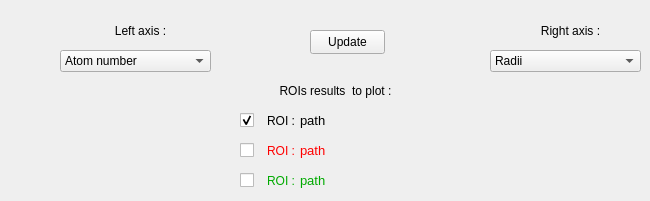
          <widget class="QWidget" name="tab_5">
           <attribute name="title">
            <string>Plot</string>
           </attribute>
           <widget class="QComboBox" name="Imaging__plotLeftAxisVar">
            <property name="geometry">
             <rect>
              <x>60</x>
              <y>50</y>
              <width>151</width>
              <height>22</height>
             </rect>
            </property>
            <property name="editable">
             <bool>false</bool>
            </property>
            <property name="currentIndex">
             <number>0</number>
            </property>
            <item>
             <property name="text">
              <string>Atom number</string>
             </property>
            </item>
            <item>
             <property name="text">
              <string>Radii</string>
             </property>
            </item>
            <item>
             <property name="text">
              <string>Positions</string>
             </property>
            </item>
            <item>
             <property name="text">
              <string>Temperature</string>
             </property>
            </item>
            <item>
             <property name="text">
              <string>Lifetime</string>
             </property>
            </item>
            <item>
             <property name="text">
              <string>None</string>
             </property>
            </item>
           </widget>
           <widget class="QLabel" name="label_118">
            <property name="geometry">
             <rect>
              <x>100</x>
              <y>20</y>
              <width>81</width>
              <height>21</height>
             </rect>
            </property>
            <property name="text">
             <string>Left axis :</string>
            </property>
            <property name="alignment">
             <set>Qt::AlignCenter</set>
            </property>
           </widget>
           <widget class="QCheckBox" name="Imaging__plotROIblack">
            <property name="geometry">
             <rect>
              <x>240</x>
              <y>110</y>
              <width>21</width>
              <height>21</height>
             </rect>
            </property>
            <property name="acceptDrops">
             <bool>false</bool>
            </property>
            <property name="text">
             <string/>
            </property>
            <property name="checked">
             <bool>true</bool>
            </property>
           </widget>
           <widget class="QLabel" name="plot_ROIblackDescription">
            <property name="geometry">
             <rect>
              <x>300</x>
              <y>110</y>
              <width>111</width>
              <height>21</height>
             </rect>
            </property>
            <property name="font">
             <font>
              <pointsize>10</pointsize>
              <weight>50</weight>
              <bold>false</bold>
             </font>
            </property>
            <property name="text">
             <string>path</string>
            </property>
            <property name="alignment">
             <set>Qt::AlignLeading|Qt::AlignLeft|Qt::AlignVCenter</set>
            </property>
           </widget>
           <widget class="QLabel" name="label_199">
            <property name="geometry">
             <rect>
              <x>260</x>
              <y>110</y>
              <width>42</width>
              <height>22</height>
             </rect>
            </property>
            <property name="text">
             <string>ROI :</string>
            </property>
            <property name="alignment">
             <set>Qt::AlignCenter</set>
            </property>
           </widget>
           <widget class="QCheckBox" name="Imaging__plotROIred">
            <property name="geometry">
             <rect>
              <x>240</x>
              <y>140</y>
              <width>21</width>
              <height>21</height>
             </rect>
            </property>
            <property name="acceptDrops">
             <bool>false</bool>
            </property>
            <property name="text">
             <string/>
            </property>
            <property name="checked">
             <bool>false</bool>
            </property>
           </widget>
           <widget class="QLabel" name="label_200">
            <property name="geometry">
             <rect>
              <x>260</x>
              <y>140</y>
              <width>42</width>
              <height>22</height>
             </rect>
            </property>
            <property name="text">
             <string>&lt;html&gt;&lt;head/&gt;&lt;body&gt;&lt;p&gt;&lt;span style=&quot; color:#ff0000;&quot;&gt;ROI :&lt;/span&gt;&lt;/p&gt;&lt;/body&gt;&lt;/html&gt;</string>
            </property>
            <property name="alignment">
             <set>Qt::AlignCenter</set>
            </property>
           </widget>
           <widget class="QLabel" name="plot_ROIredDescription">
            <property name="geometry">
             <rect>
              <x>300</x>
              <y>140</y>
              <width>111</width>
              <height>21</height>
             </rect>
            </property>
            <property name="font">
             <font>
              <pointsize>10</pointsize>
              <weight>50</weight>
              <bold>false</bold>
             </font>
            </property>
            <property name="text">
             <string>&lt;html&gt;&lt;head/&gt;&lt;body&gt;&lt;p&gt;&lt;span style=&quot; color:#ff0000;&quot;&gt;path&lt;/span&gt;&lt;/p&gt;&lt;/body&gt;&lt;/html&gt;</string>
            </property>
            <property name="alignment">
             <set>Qt::AlignLeading|Qt::AlignLeft|Qt::AlignVCenter</set>
            </property>
           </widget>
           <widget class="QCheckBox" name="Imaging__plotROIgreen">
            <property name="geometry">
             <rect>
              <x>240</x>
              <y>170</y>
              <width>21</width>
              <height>21</height>
             </rect>
            </property>
            <property name="acceptDrops">
             <bool>false</bool>
            </property>
            <property name="text">
             <string/>
            </property>
            <property name="checked">
             <bool>false</bool>
            </property>
           </widget>
           <widget class="QLabel" name="label_201">
            <property name="geometry">
             <rect>
              <x>260</x>
              <y>170</y>
              <width>42</width>
              <height>22</height>
             </rect>
            </property>
            <property name="text">
             <string>&lt;html&gt;&lt;head/&gt;&lt;body&gt;&lt;p&gt;&lt;span style=&quot; color:#00aa00;&quot;&gt;ROI :&lt;/span&gt;&lt;/p&gt;&lt;/body&gt;&lt;/html&gt;</string>
            </property>
            <property name="alignment">
             <set>Qt::AlignCenter</set>
            </property>
           </widget>
           <widget class="QLabel" name="plot_ROIgreenDescription">
            <property name="geometry">
             <rect>
              <x>300</x>
              <y>170</y>
              <width>111</width>
              <height>21</height>
             </rect>
            </property>
            <property name="font">
             <font>
              <pointsize>10</pointsize>
              <weight>50</weight>
              <bold>false</bold>
             </font>
            </property>
            <property name="text">
             <string>&lt;html&gt;&lt;head/&gt;&lt;body&gt;&lt;p&gt;&lt;span style=&quot; color:#00aa00;&quot;&gt;path&lt;/span&gt;&lt;/p&gt;&lt;/body&gt;&lt;/html&gt;</string>
            </property>
            <property name="alignment">
             <set>Qt::AlignLeading|Qt::AlignLeft|Qt::AlignVCenter</set>
            </property>
           </widget>
           <widget class="QComboBox" name="Imaging__plotRightAxisVar">
            <property name="geometry">
             <rect>
              <x>490</x>
              <y>50</y>
              <width>151</width>
              <height>22</height>
             </rect>
            </property>
            <property name="editable">
             <bool>false</bool>
            </property>
            <property name="currentIndex">
             <number>1</number>
            </property>
            <item>
             <property name="text">
              <string>Atom number</string>
             </property>
            </item>
            <item>
             <property name="text">
              <string>Radii</string>
             </property>
            </item>
            <item>
             <property name="text">
              <string>Positions</string>
             </property>
            </item>
            <item>
             <property name="text">
              <string>Temperature</string>
             </property>
            </item>
            <item>
             <property name="text">
              <string>Lifetime</string>
             </property>
            </item>
            <item>
             <property name="text">
              <string>None</string>
             </property>
            </item>
           </widget>
           <widget class="QLabel" name="label_145">
            <property name="geometry">
             <rect>
              <x>530</x>
              <y>20</y>
              <width>81</width>
              <height>21</height>
             </rect>
            </property>
            <property name="text">
             <string>Right axis :</string>
            </property>
            <property name="alignment">
             <set>Qt::AlignCenter</set>
            </property>
           </widget>
           <widget class="QLabel" name="label_146">
            <property name="geometry">
             <rect>
              <x>250</x>
              <y>80</y>
              <width>171</width>
              <height>21</height>
             </rect>
            </property>
            <property name="text">
             <string>ROIs results  to plot :</string>
            </property>
            <property name="alignment">
             <set>Qt::AlignCenter</set>
            </property>
           </widget>
           <widget class="QPushButton" name="pushButton_plotAnalysis_update">
            <property name="geometry">
             <rect>
              <x>310</x>
              <y>30</y>
              <width>75</width>
              <height>24</height>
             </rect>
            </property>
            <property name="text">
             <string>Update</string>
            </property>
           </widget>
          </widget>
